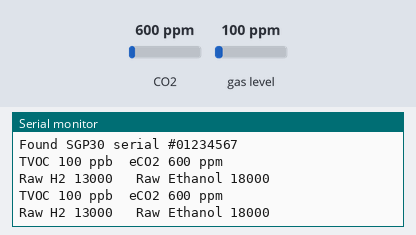
A sketch run on a simulated STM32 Blue Pill. On the bench: the last lines printed to the serial monitor. The inputs (shaded band) are chosen by the test bench; at power-on: CO2 600 ppm, gas level 100 ppm.

Above: at 1.8 s.
1.9 s: CO2 set to 452 ppm
At 2.8 s:
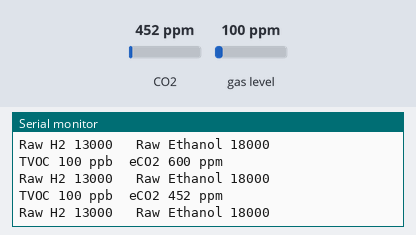
3.4 s: gas level set to 20 ppm
At 4.7 s:
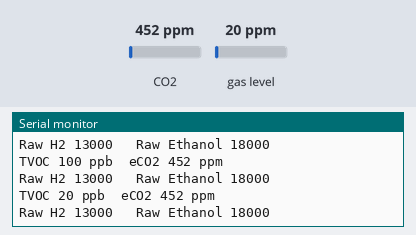
4.9 s: CO2 set to 1050 ppm
At 5.6 s:
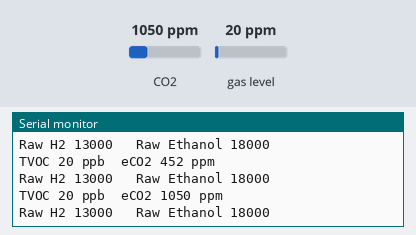
Timing chart, 0 to 7.9 s (numbered marks = the images above; inputs shaded):
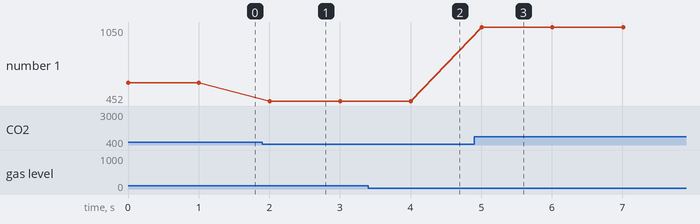

Measured:
- after the input at 1.9 s, the serial monitor: prints a new line after 0.10 s (image 1)
- after the input at 3.4 s, the serial monitor: prints a new line after 0.61 s (image 2)
- after the input at 4.9 s, the serial monitor: prints a new line after 0.11 s (image 3)
- plotted number 1: 600 → 452 after the input at 1.9 s, 452 → 1050 after the input at 4.9 s

The sketch:

SGP30.ino
```cpp
#include <Wire.h>
#include "Adafruit_SGP30.h"

Adafruit_SGP30 sgp;
#define EN_SENSOR PA8
#define SDA PA11
#define SCL PA12

/* return absolute humidity [mg/m^3] with approximation formula
* @param temperature [°C]
* @param humidity [%RH]
*/
uint32_t getAbsoluteHumidity(float temperature, float humidity) {
    // approximation formula from Sensirion SGP30 Driver Integration chapter 3.15
    const float absoluteHumidity = 216.7f * ((humidity / 100.0f) * 6.112f * exp((17.62f * temperature) / (243.12f + temperature)) / (273.15f + temperature)); // [g/m^3]
    const uint32_t absoluteHumidityScaled = static_cast<uint32_t>(1000.0f * absoluteHumidity); // [mg/m^3]
    return absoluteHumidityScaled;
}

void setup() {
  Serial.begin(115200);
  pinMode(EN_SENSOR,OUTPUT);
  digitalWrite(EN_SENSOR,HIGH);
  Wire.setSDA(SDA);
  Wire.setSCL(SCL);
  Wire.begin();
  while (!Serial) { delay(10); } // Wait for serial console to open!

  Serial.println("SGP30 test");

  if (! sgp.begin()){
    Serial.println("Sensor not found :(");
    while (1);
  }
  Serial.print("Found SGP30 serial #");
  Serial.print(sgp.serialnumber[0], HEX);
  Serial.print(sgp.serialnumber[1], HEX);
  Serial.println(sgp.serialnumber[2], HEX);

  // If you have a baseline measurement from before you can assign it to start, to 'self-calibrate'
  //sgp.setIAQBaseline(0x8E68, 0x8F41);  // Will vary for each sensor!
}

int counter = 0;
void loop() {
  // If you have a temperature / humidity sensor, you can set the absolute humidity to enable the humditiy compensation for the air quality signals
  //float temperature = 22.1; // [°C]
  //float humidity = 45.2; // [%RH]
  //sgp.setHumidity(getAbsoluteHumidity(temperature, humidity));

  if (! sgp.IAQmeasure()) {
    Serial.println("Measurement failed");
    return;
  }
  Serial.print("TVOC "); Serial.print(sgp.TVOC); Serial.print(" ppb\t");
  Serial.print("eCO2 "); Serial.print(sgp.eCO2); Serial.println(" ppm");

  if (! sgp.IAQmeasureRaw()) {
    Serial.println("Raw Measurement failed");
    return;
  }
  Serial.print("Raw H2 "); Serial.print(sgp.rawH2); Serial.print(" \t");
  Serial.print("Raw Ethanol "); Serial.print(sgp.rawEthanol); Serial.println("");

  delay(1000);

  counter++;
  if (counter == 30) {
    counter = 0;

    uint16_t TVOC_base, eCO2_base;
    if (! sgp.getIAQBaseline(&eCO2_base, &TVOC_base)) {
      Serial.println("Failed to get baseline readings");
      return;
    }
    Serial.print("****Baseline values: eCO2: 0x"); Serial.print(eCO2_base, HEX);
    Serial.print(" & TVOC: 0x"); Serial.println(TVOC_base, HEX);
  }
}
```
